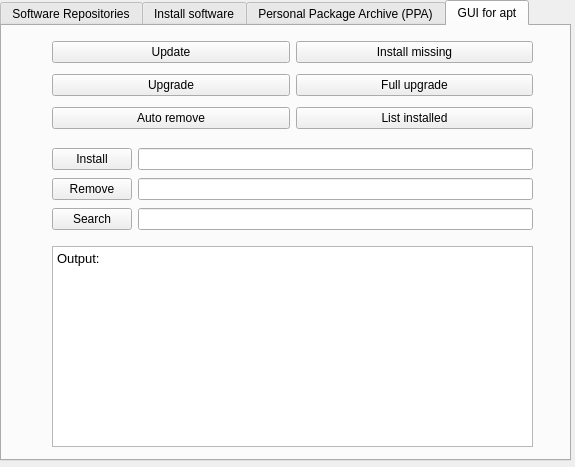
<?xml version="1.0" encoding="UTF-8"?>
<ui version="4.0">
 <class>Apt_Preferences</class>
 <widget class="QWidget" name="Apt_Preferences">
  <property name="geometry">
   <rect>
    <x>0</x>
    <y>0</y>
    <width>575</width>
    <height>467</height>
   </rect>
  </property>
  <property name="minimumSize">
   <size>
    <width>575</width>
    <height>467</height>
   </size>
  </property>
  <property name="maximumSize">
   <size>
    <width>575</width>
    <height>467</height>
   </size>
  </property>
  <property name="windowTitle">
   <string>Apt and Software</string>
  </property>
  <widget class="QTabWidget" name="tabWidget">
   <property name="geometry">
    <rect>
     <x>0</x>
     <y>0</y>
     <width>571</width>
     <height>461</height>
    </rect>
   </property>
   <property name="sizeIncrement">
    <size>
     <width>0</width>
     <height>0</height>
    </size>
   </property>
   <property name="toolTip">
    <string>&lt;html&gt;&lt;head/&gt;&lt;body&gt;&lt;p&gt;k&lt;/p&gt;&lt;/body&gt;&lt;/html&gt;</string>
   </property>
   <property name="currentIndex">
    <number>3</number>
   </property>
   <widget class="QWidget" name="software_repositories_tab">
    <attribute name="title">
     <string>Software Repositories</string>
    </attribute>
    <widget class="QListWidget" name="listWidget">
     <property name="geometry">
      <rect>
       <x>10</x>
       <y>10</y>
       <width>281</width>
       <height>411</height>
      </rect>
     </property>
    </widget>
    <widget class="QPushButton" name="on_and_off_button">
     <property name="geometry">
      <rect>
       <x>300</x>
       <y>380</y>
       <width>91</width>
       <height>31</height>
      </rect>
     </property>
     <property name="text">
      <string>turn off</string>
     </property>
    </widget>
    <widget class="QListWidget" name="repositories_in_file_list">
     <property name="geometry">
      <rect>
       <x>300</x>
       <y>10</y>
       <width>256</width>
       <height>351</height>
      </rect>
     </property>
    </widget>
   </widget>
   <widget class="QWidget" name="install_software_tab">
    <attribute name="title">
     <string>Install software</string>
    </attribute>
    <widget class="QLineEdit" name="deb_path_edit">
     <property name="geometry">
      <rect>
       <x>10</x>
       <y>10</y>
       <width>331</width>
       <height>31</height>
      </rect>
     </property>
    </widget>
    <widget class="QPushButton" name="select_deb_button">
     <property name="geometry">
      <rect>
       <x>360</x>
       <y>10</y>
       <width>121</width>
       <height>31</height>
      </rect>
     </property>
     <property name="font">
      <font>
       <pointsize>11</pointsize>
      </font>
     </property>
     <property name="text">
      <string>Select package</string>
     </property>
    </widget>
    <widget class="QPushButton" name="install_button">
     <property name="geometry">
      <rect>
       <x>360</x>
       <y>50</y>
       <width>121</width>
       <height>31</height>
      </rect>
     </property>
     <property name="font">
      <font>
       <pointsize>12</pointsize>
      </font>
     </property>
     <property name="text">
      <string>Install</string>
     </property>
    </widget>
    <widget class="QPlainTextEdit" name="package_info_text">
     <property name="geometry">
      <rect>
       <x>10</x>
       <y>50</y>
       <width>331</width>
       <height>231</height>
      </rect>
     </property>
     <property name="sizeIncrement">
      <size>
       <width>0</width>
       <height>0</height>
      </size>
     </property>
    </widget>
    <widget class="QTextBrowser" name="output_textBrowser">
     <property name="geometry">
      <rect>
       <x>10</x>
       <y>290</y>
       <width>331</width>
       <height>141</height>
      </rect>
     </property>
     <property name="styleSheet">
      <string notr="true">color: black;
background-color: white;</string>
     </property>
     <property name="html">
      <string>&lt;!DOCTYPE HTML PUBLIC &quot;-//W3C//DTD HTML 4.0//EN&quot; &quot;http://www.w3.org/TR/REC-html40/strict.dtd&quot;&gt;
&lt;html&gt;&lt;head&gt;&lt;meta name=&quot;qrichtext&quot; content=&quot;1&quot; /&gt;&lt;style type=&quot;text/css&quot;&gt;
p, li { white-space: pre-wrap; }
&lt;/style&gt;&lt;/head&gt;&lt;body style=&quot; font-family:'Ubuntu'; font-size:10pt; font-weight:400; font-style:normal;&quot;&gt;
&lt;p style=&quot; margin-top:0px; margin-bottom:0px; margin-left:0px; margin-right:0px; -qt-block-indent:0; text-indent:0px;&quot;&gt;Output: &lt;/p&gt;&lt;/body&gt;&lt;/html&gt;</string>
     </property>
    </widget>
   </widget>
   <widget class="QWidget" name="ppa_tab">
    <attribute name="title">
     <string>Personal Package Archive (PPA)</string>
    </attribute>
    <widget class="QLabel" name="label">
     <property name="geometry">
      <rect>
       <x>10</x>
       <y>10</y>
       <width>141</width>
       <height>31</height>
      </rect>
     </property>
     <property name="font">
      <font>
       <pointsize>16</pointsize>
      </font>
     </property>
     <property name="text">
      <string>Add new PPA</string>
     </property>
    </widget>
    <widget class="QLineEdit" name="insert_ppa">
     <property name="geometry">
      <rect>
       <x>10</x>
       <y>50</y>
       <width>231</width>
       <height>31</height>
      </rect>
     </property>
     <property name="placeholderText">
      <string>for example: pantadeusz/fast</string>
     </property>
    </widget>
    <widget class="QPushButton" name="ppa_submit_button">
     <property name="geometry">
      <rect>
       <x>460</x>
       <y>380</y>
       <width>101</width>
       <height>41</height>
      </rect>
     </property>
     <property name="font">
      <font>
       <pointsize>11</pointsize>
      </font>
     </property>
     <property name="text">
      <string>Submit</string>
     </property>
    </widget>
   </widget>
   <widget class="QWidget" name="apt_gui">
    <attribute name="title">
     <string>GUI for apt</string>
    </attribute>
    <widget class="QWidget" name="gridLayoutWidget">
     <property name="geometry">
      <rect>
       <x>50</x>
       <y>10</y>
       <width>481</width>
       <height>101</height>
      </rect>
     </property>
     <layout class="QGridLayout" name="gridLayout">
      <item row="0" column="0">
       <widget class="QPushButton" name="update_button">
        <property name="text">
         <string>Update</string>
        </property>
       </widget>
      </item>
      <item row="1" column="0">
       <widget class="QPushButton" name="upgrade_button">
        <property name="text">
         <string>Upgrade</string>
        </property>
       </widget>
      </item>
      <item row="1" column="1">
       <widget class="QPushButton" name="full_upgrade_button">
        <property name="text">
         <string>Full upgrade</string>
        </property>
       </widget>
      </item>
      <item row="0" column="1">
       <widget class="QPushButton" name="install_missing_button">
        <property name="text">
         <string>Install missing</string>
        </property>
       </widget>
      </item>
      <item row="2" column="0">
       <widget class="QPushButton" name="autoremove_button">
        <property name="text">
         <string>Auto remove</string>
        </property>
       </widget>
      </item>
      <item row="2" column="1">
       <widget class="QPushButton" name="list_installed_button">
        <property name="text">
         <string>List installed</string>
        </property>
       </widget>
      </item>
     </layout>
    </widget>
    <widget class="QTextBrowser" name="apt_output">
     <property name="geometry">
      <rect>
       <x>50</x>
       <y>220</y>
       <width>481</width>
       <height>201</height>
      </rect>
     </property>
     <property name="html">
      <string>&lt;!DOCTYPE HTML PUBLIC &quot;-//W3C//DTD HTML 4.0//EN&quot; &quot;http://www.w3.org/TR/REC-html40/strict.dtd&quot;&gt;
&lt;html&gt;&lt;head&gt;&lt;meta name=&quot;qrichtext&quot; content=&quot;1&quot; /&gt;&lt;style type=&quot;text/css&quot;&gt;
p, li { white-space: pre-wrap; }
&lt;/style&gt;&lt;/head&gt;&lt;body style=&quot; font-family:'Ubuntu'; font-size:10pt; font-weight:400; font-style:normal;&quot;&gt;
&lt;p style=&quot; margin-top:0px; margin-bottom:0px; margin-left:0px; margin-right:0px; -qt-block-indent:0; text-indent:0px;&quot;&gt;Output:&lt;/p&gt;
&lt;p style=&quot;-qt-paragraph-type:empty; margin-top:0px; margin-bottom:0px; margin-left:0px; margin-right:0px; -qt-block-indent:0; text-indent:0px;&quot;&gt;&lt;br /&gt;&lt;/p&gt;&lt;/body&gt;&lt;/html&gt;</string>
     </property>
    </widget>
    <widget class="QWidget" name="gridLayoutWidget_2">
     <property name="geometry">
      <rect>
       <x>50</x>
       <y>120</y>
       <width>481</width>
       <height>86</height>
      </rect>
     </property>
     <layout class="QGridLayout" name="gridLayout_2">
      <item row="0" column="1">
       <widget class="QLineEdit" name="install_edit"/>
      </item>
      <item row="2" column="0">
       <widget class="QPushButton" name="search_button">
        <property name="text">
         <string>Search</string>
        </property>
       </widget>
      </item>
      <item row="1" column="0">
       <widget class="QPushButton" name="remove_button">
        <property name="text">
         <string>Remove</string>
        </property>
       </widget>
      </item>
      <item row="1" column="1">
       <widget class="QLineEdit" name="remove_edit"/>
      </item>
      <item row="0" column="0">
       <widget class="QPushButton" name="install_button_2">
        <property name="text">
         <string>Install</string>
        </property>
       </widget>
      </item>
      <item row="2" column="1">
       <widget class="QLineEdit" name="search_edit"/>
      </item>
     </layout>
    </widget>
   </widget>
  </widget>
 </widget>
 <resources/>
 <connections/>
</ui>
